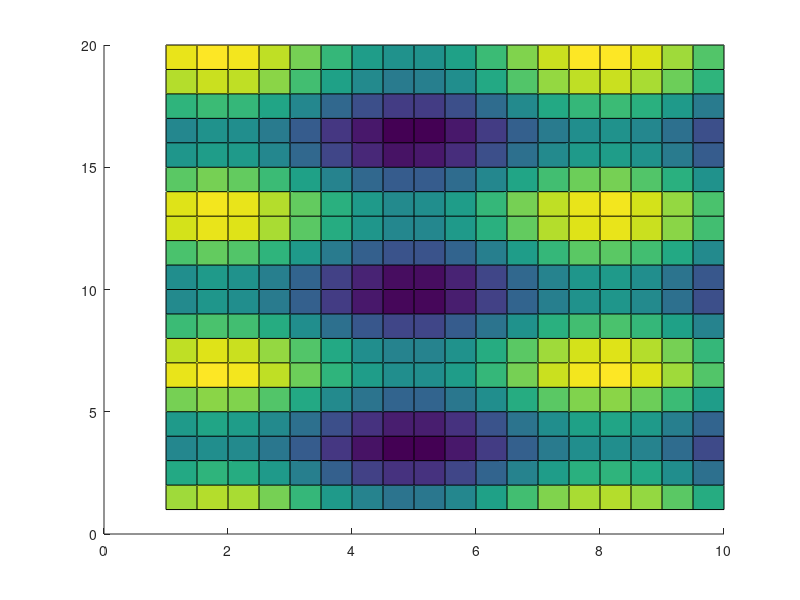

Write MATLAB code to recreate this figure. (Note: this script raises an error after producing the figure.)
%=============================================================================
% Copyright (c) 2016-present Allan CORNET (Nelson)
%=============================================================================
% This file is part of Nelson.
%=============================================================================
% LICENCE_BLOCK_BEGIN
% SPDX-License-Identifier: LGPL-3.0-or-later
% LICENCE_BLOCK_END
%=============================================================================
% <--ADV-CLI MODE-->
%=============================================================================
f = figure();
ax = gca();
[X, Y] = meshgrid(1:0.5:10, 1:20);
Z = sin(X) + cos(Y);
h = surface(ax, X, Y, Z);
asserts.isapprox(h.EdgeColor, [0.129411764705882 0.129411764705882 0.129411764705882], 1e-15);
%=============================================================================
f = figure('Visible', 'off');
ax1 = axes('Parent', f);
ax2 = axes('Parent', f);
axes(ax1);
h = surface(peaks(4));
asserts.isequal(h.Parent, ax1);
axes(ax2);
h = surface(peaks(4));
asserts.isequal(h.Parent, ax2);
close(f);
close all;
%=============================================================================
